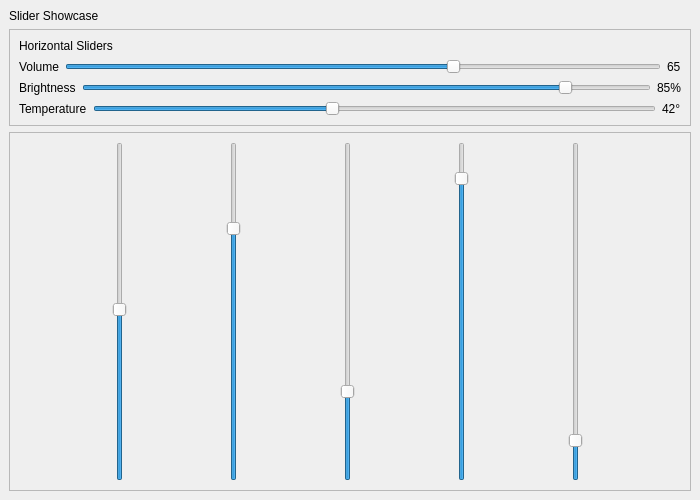
<?xml version="1.0" encoding="UTF-8"?>
<ui version="4.0">
 <class>MainWindow</class>
 <widget class="QMainWindow" name="MainWindow">
  <property name="geometry">
   <rect>
    <x>0</x>
    <y>0</y>
    <width>700</width>
    <height>500</height>
   </rect>
  </property>
  <property name="windowTitle">
   <string>QCustomQSlider Showcase</string>
  </property>
  <widget class="QWidget" name="centralwidget">
   <layout class="QVBoxLayout" name="verticalLayout">
    <property name="spacing">20</property>
    <property name="leftMargin">24</property>
    <property name="topMargin">24</property>
    <property name="rightMargin">24</property>
    <property name="bottomMargin">24</property>
    <item>
     <widget class="QLabel" name="titleLabel">
      <property name="text">
       <string>Slider Showcase</string>
      </property>
     </widget>
    </item>
    <item>
     <widget class="QFrame" name="card1">
      <property name="frameShape">
       <enum>QFrame::StyledPanel</enum>
      </property>
      <layout class="QVBoxLayout" name="card1Layout">
       <property name="spacing">16</property>
       <item>
        <widget class="QLabel" name="section1Title">
         <property name="text">
          <string>Horizontal Sliders</string>
         </property>
        </widget>
       </item>
       <item>
        <layout class="QHBoxLayout" name="hSliderRow1">
         <item>
          <widget class="QLabel" name="labelVolume">
           <property name="text">
            <string>Volume</string>
           </property>
          </widget>
         </item>
         <item>
          <widget class="QCustomQSlider" name="volumeSlider">
           <property name="value" stdset="0">
            <number>65</number>
           </property>
           <property name="orientation">
            <enum>Qt::Horizontal</enum>
           </property>
          </widget>
         </item>
         <item>
          <widget class="QLabel" name="volumeValue">
           <property name="text">
            <string>65</string>
           </property>
          </widget>
         </item>
        </layout>
       </item>
       <item>
        <layout class="QHBoxLayout" name="hSliderRow2">
         <item>
          <widget class="QLabel" name="labelBrightness">
           <property name="text">
            <string>Brightness</string>
           </property>
          </widget>
         </item>
         <item>
          <widget class="QCustomQSlider" name="brightnessSlider">
           <property name="value" stdset="0">
            <number>85</number>
           </property>
           <property name="orientation">
            <enum>Qt::Horizontal</enum>
           </property>
          </widget>
         </item>
         <item>
          <widget class="QLabel" name="brightnessValue">
           <property name="text">
            <string>85%</string>
           </property>
          </widget>
         </item>
        </layout>
       </item>
       <item>
        <layout class="QHBoxLayout" name="hSliderRow3">
         <item>
          <widget class="QLabel" name="labelTemperature">
           <property name="text">
            <string>Temperature</string>
           </property>
          </widget>
         </item>
         <item>
          <widget class="QCustomQSlider" name="tempSlider">
           <property name="value" stdset="0">
            <number>42</number>
           </property>
           <property name="orientation">
            <enum>Qt::Horizontal</enum>
           </property>
          </widget>
         </item>
         <item>
          <widget class="QLabel" name="tempValue">
           <property name="text">
            <string>42°</string>
           </property>
          </widget>
         </item>
        </layout>
       </item>
      </layout>
     </widget>
    </item>
    <item>
     <widget class="QFrame" name="card2">
      <property name="frameShape">
       <enum>QFrame::StyledPanel</enum>
      </property>
      <layout class="QHBoxLayout" name="card2Layout">
       <property name="spacing">24</property>
       <item>
        <widget class="QCustomQSlider" name="verticalSlider1">
         <property name="value" stdset="0">
          <number>50</number>
         </property>
         <property name="orientation">
          <enum>Qt::Vertical</enum>
         </property>
        </widget>
       </item>
       <item>
        <widget class="QCustomQSlider" name="verticalSlider2">
         <property name="value" stdset="0">
          <number>75</number>
         </property>
         <property name="orientation">
          <enum>Qt::Vertical</enum>
         </property>
        </widget>
       </item>
       <item>
        <widget class="QCustomQSlider" name="verticalSlider3">
         <property name="value" stdset="0">
          <number>25</number>
         </property>
         <property name="orientation">
          <enum>Qt::Vertical</enum>
         </property>
        </widget>
       </item>
       <item>
        <widget class="QCustomQSlider" name="verticalSlider4">
         <property name="value" stdset="0">
          <number>90</number>
         </property>
         <property name="orientation">
          <enum>Qt::Vertical</enum>
         </property>
        </widget>
       </item>
       <item>
        <widget class="QCustomQSlider" name="verticalSlider5">
         <property name="value" stdset="0">
          <number>10</number>
         </property>
         <property name="orientation">
          <enum>Qt::Vertical</enum>
         </property>
        </widget>
       </item>
      </layout>
     </widget>
    </item>
   </layout>
  </widget>
 </widget>
 <customwidgets>
  <customwidget>
   <class>QCustomQSlider</class>
   <extends>QSlider</extends>
   <header location="global">Custom_Widgets.QCustomQSlider.h</header>
  </customwidget>
 </customwidgets>
 <resources/>
 <connections/>
</ui>
